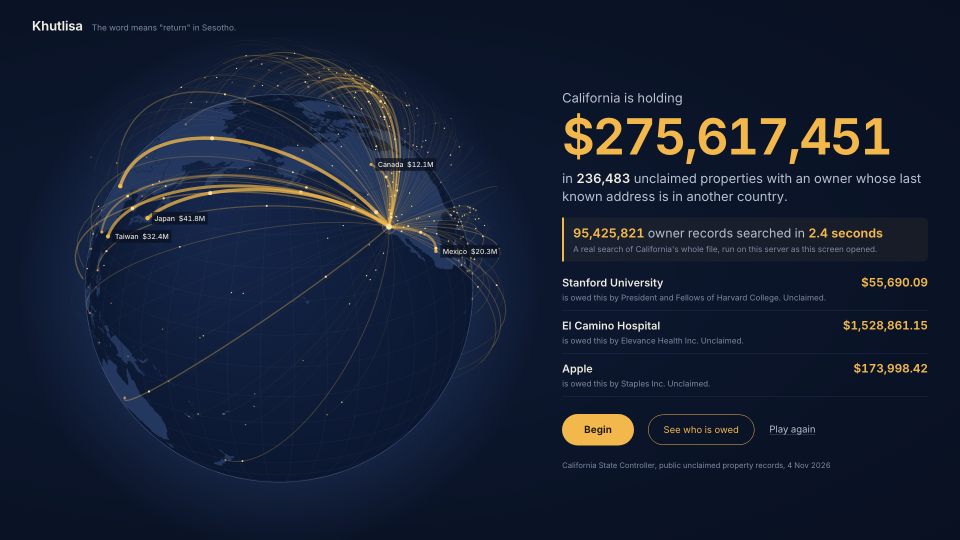
#> input picture docs/shots/opening.png, 1920 x 1080 px (shown at 1/2 size)
$ python -i rings.py   (imports and definitions only)
#> lines starting #> are read from the running program, lines starting #| are printed output that depends on the picture
### src/khutlisa/names.py
"""Name handling: how one person's name shows up differently across borders and decades."""
from __future__ import annotations

import re
import unicodedata
from dataclasses import dataclass, field
from itertools import permutations

_PUNCT = re.compile(r"[^A-Z0-9 ]+")
_SPACE = re.compile(r"\s+")
# Words that carry no identity in an owner field.
NOISE = {"MR", "MRS", "MS", "DR", "JR", "SR", "II", "III", "IV", "EST", "ESTATE", "OF", "THE", "AND", "OR",
         "TTEE", "TRUSTEE", "TRUST", "CUST", "UTMA", "JT", "TEN", "DEC", "DECD", "DECEASED", "FBO", "ETAL"}
# Particles that are written joined or apart depending on the clerk.
PARTICLES = {"DE", "DEL", "DELA", "DELOS", "LA", "LOS", "LAS", "VAN", "VON", "DER", "DEN", "DI", "DA", "DOS", "BIN",
             "BINTI", "AL", "EL", "ST", "SAN", "SANTA", "MC", "MAC", "O"}
ORG_WORDS = {"INC", "LLC", "LLP", "LP", "CORP", "CORPORATION", "CO", "COMPANY", "LTD", "LIMITED", "BANK",
             "UNIVERSITY", "COLLEGE", "CITY", "COUNTY", "STATE", "DEPT", "DEPARTMENT", "ASSOCIATION", "ASSN",
             "FOUNDATION", "CHURCH", "HOSPITAL", "SCHOOL", "DISTRICT", "GROUP", "PARTNERS", "SERVICES", "SA", "AG",
             "GMBH", "PLC", "PTY", "KK", "SDN", "BHD", "NV", "BV", "SPA", "SRL", "FUND", "INSURANCE", "AUTHORITY"}
# Common romanisation swaps (applied as alternatives, never as replacements).
ROMAN = [("PH", "F"), ("V", "B"), ("Z", "S"), ("Y", "I"), ("CK", "K"), ("C", "K"), ("OU", "U"), ("OO", "U"),
         ("EE", "I"), ("KH", "H"), ("ZH", "J"), ("X", "SH"), ("Q", "CH"), ("TS", "C"), ("W", "V"), ("H", "")]


def normalise(text: str) -> str:
    """Upper-case ASCII with single spaces: 'Núñez-O'Brien, María' -> 'NUNEZ OBRIEN MARIA'."""
    if not text:
        return ""
    t = unicodedata.normalize("NFKD", text)
    t = "".join(c for c in t if not unicodedata.combining(c)).upper().replace("'", "").replace("’", "")
    return _SPACE.sub(" ", _PUNCT.sub(" ", t)).strip()


def tokens(text: str) -> list[str]:
    return [t for t in normalise(text).split() if t not in NOISE]


def is_organisation(name: str) -> bool:
    return any(t in ORG_WORDS for t in normalise(name).split())


# Particles a clerk may join to the family name ('DELACRUZ', 'MCDONALD'). Longest first.
JOINED_PARTICLES = [("DELOS", ["DE LOS", "DELOS"]), ("DELAS", ["DE LAS", "DELAS"]), ("DELA", ["DE LA", "DELA"]),
                    ("DEL", ["DEL"]), ("DE", ["DE"]), ("MAC", ["MAC"]), ("MC", ["MC"]), ("VANDER", ["VAN DER", "VANDER"]),
                    ("VANDEN", ["VAN DEN", "VANDEN"]), ("VAN", ["VAN"]), ("VON", ["VON"])]
# The particles whose bearer is also met under the bare name ('CRUZ' for 'DELACRUZ', 'LEON' for 'DE LEON').
DROPPABLE = ["DELOS", "DELAS", "DELA", "DEL", "DE"]
_PARTICLE_PAIRS = {"DELA": ["DE", "LA"], "DELOS": ["DE", "LOS"], "DELAS": ["DE", "LAS"]}


# [40 lines left out: functions split_joined, particle_spellings, droppable_rest, not called in this run]


# Familiar forms of given names in English, Spanish and Filipino use. Each line is one formal name and the short
# forms people answer to. A short form may stand under more than one formal name (TONY, LITA, NENA).
_NICKNAME_LINES = """
WILLIAM: BILL BILLY WILL
ROBERT: BOB BOBBY ROB
RICHARD: RICK DICK
JAMES: JIM JIMMY
JOHN: JACK JOHNNY
JOSEPH: JOE
MICHAEL: MIKE
THOMAS: TOM TOMMY
CHARLES: CHARLIE CHUCK
EDWARD: ED EDDIE TED
DANIEL: DAN DANNY
DAVID: DAVE
STEPHEN: STEVE
STEVEN: STEVE
CHRISTOPHER: CHRIS
MATTHEW: MATT
ANTHONY: TONY
ANDREW: ANDY
BENJAMIN: BEN
SAMUEL: SAM
ALEXANDER: ALEX
NICHOLAS: NICK
PATRICK: PAT
PETER: PETE
KENNETH: KEN
LAWRENCE: LARRY
RONALD: RON
DONALD: DON
TIMOTHY: TIM
FREDERICK: FRED
HENRY: HANK
GERALD: JERRY
RAYMOND: RAY
MARGARET: PEGGY MEG MAGGIE
ELIZABETH: BETTY BETH LIZ
KATHERINE: KATE KATHY
CATHERINE: CATHY KATE
PATRICIA: PAT PATTY
JENNIFER: JEN JENNY
BARBARA: BARB
DOROTHY: DOT DOTTIE
SUSAN: SUE
DEBORAH: DEBBIE
REBECCA: BECKY
VICTORIA: VICKY
CHRISTINE: CHRIS TINA
JACQUELINE: JACKIE
CYNTHIA: CINDY
PAMELA: PAM
JUDITH: JUDY
KIMBERLY: KIM
JOSE: PEPE
FRANCISCO: PACO PANCHO CHITO KIKO
ANTONIO: TONY TONO
IGNACIO: NACHO
GUILLERMO: MEMO
JESUS: CHUY
ENRIQUE: QUIQUE
EDUARDO: LALO
ALBERTO: BETO
ROBERTO: BETO
MANUEL: MANNY MANOLO
RAFAEL: RAFA
SALVADOR: CHAVA
LUIS: LUCHO
FERNANDO: NANDO
RODOLFO: RUDY
GUADALUPE: LUPE LUPITA
DOLORES: LOLA
CONCEPCION: CONCHA CONNIE
ROSARIO: CHARO
MERCEDES: MECHE
JOSEFINA: PEPITA JOSIE
FRANCISCA: PAQUITA
TERESA: TERE TESS
MAGDALENA: NENA LENA
ELENA: NENA
ISABEL: CHABELA
GRACIELA: CHELA
CONSUELO: CHELO
BEATRIZ: BETTY BEA
MARIA: MARI
JUNIOR: JUN
JOSELITO: LITO
ANGELITO: LITO
EMMANUEL: MANNY
CORAZON: CORA CORY
REMEDIOS: REMY
TERESITA: TESSIE TESS
""".strip().splitlines()


def _nickname_table() -> dict[str, frozenset[str]]:
    table: dict[str, set[str]] = {}
    for line in _NICKNAME_LINES:
        formal, short = line.split(":")
        group = {normalise(formal)} | {normalise(w) for w in short.split()}
        for name in group:
            table.setdefault(name, set()).update(group - {name})
    return {k: frozenset(v) for k, v in table.items()}


NICKNAMES = _nickname_table()


def nickname_forms(token: str) -> frozenset[str]:
    """Other given names the same person may be recorded under: BILL for WILLIAM, WILLIAM and WILL for BILL."""
    return NICKNAMES.get(token, frozenset())


# [23 lines left out: functions near_spelling, near_spelling_pattern, not called in this run]


@dataclass
class Person:
    """Everything a claimant has ever been called."""
    given: list[str]                      # given names in any order of use
    family: list[str]                     # every family name used: birth, married, both halves of a double surname
    aliases: list[str] = field(default_factory=list)   # full strings exactly as once written on a document

    # [78 lines left out: functions family_keys, family_wholes, family_cores, given_keys, romanisations, orderings, not called in this run]


# The same steps are run in SQL when the registers are loaded (see registers.PHON_SQL). Keep the two in step.
_PHON_STEPS = [("PH", "F"), ("CK", "K"), ("KH", "K"), ("GH", "G"), ("SCH", "S"), ("SH", "S"), ("CH", "S"),
               ("TS", "S"), ("TZ", "S"), ("ZH", "S"), ("Q", "K"), ("C", "K"), ("X", "S"), ("Z", "S"), ("J", "S"),
               ("V", "B"), ("W", "B"), ("Y", "I"), ("D", "T"), ("G", "K"), ("M", "N"), ("H", "")]


_PHON_LETTERS = "BFKLNPRSTAEIOU"


# [12 lines left out: function phonetic, not called in this run]

### src/khutlisa/rings.py
"""Rings: organised false claims, caught by looking across the whole queue.

One claim on its own can look sound. A ring shows only when claims are put side by side: one bank account that
receives for several claimants, one picture of an identity document used again with small edits, one contact
behind several names. Everything here is comparison and arithmetic over the claim files. No language model is
involved.

How it works, in order:

1. Each pair of claims is compared on the signals in POINTS. A signal between two claims is an edge, and it
   carries the shared element (masked) and a fixed number of points.
2. Two claims are linked when the points between them reach LINK_AT and at least one of the signals is a linking
   signal (LINKING). The weak signals (a shared network, a shared device, a burst, an address, an account name,
   a pattern in the readings) never link two claims by themselves.
3. Linked claims form groups (connected groups of the graph).
4. A group's rating is a plain sum: each signal found between any two of its claims counts once, at its fixed
   value, plus fixed points for the size of the group. A group is flagged when the sum reaches FLAG_AT.
5. Every claim in a flagged group is held: no approval and no payment, until a person at the holder releases it
   with a reason.

Two honest situations are taken out before any signal counts (see `same_person` and `household`): one person with
up to SAME_PERSON_MAX properties, and members of one family at one address.
"""
from __future__ import annotations

import base64
import hashlib
import hmac
import json
import os
import re
import secrets
from datetime import datetime
from decimal import Decimal
from functools import lru_cache
from pathlib import Path

from rapidfuzz.distance import Levenshtein

from . import claims as cl
from . import documents
from .names import normalise, tokens

# ---- the points: every one is named and has a fixed value ----------------------------------------------------

# kind: (points, the words for the points table, the short word on the graph)
POINTS: dict[str, tuple[int, str, str]] = {
    "account": (60, "the same bank account receives for different claimants", "bank account"),
    "document": (60, "the same document file is used in different claims", "same file"),
    "image": (50, "a near-identical picture of an identity document is used in different claims", "near-identical picture"),
    "email": (30, "the same email address is used by different claimants", "email"),
    "phone": (30, "the same phone number is used by different claimants", "phone"),
    "name_variant": (25, "claimant names that are one or two letters apart claim different properties", "name variants"),
    "device": (20, "the claims were opened from the same network with the same browser", "device"),
    "account_name": (15, "accounts in the same holder's name receive for different claimants", "account name"),
    "reading_pattern": (15, "the same field of the same kind of document disagrees between its two readings", "readings disagree"),
    "network": (10, "the claims were opened from the same network", "network"),
    "address": (10, "the same typed address is used by different claimants", "address"),
    "burst": (10, "many claims for one holder were opened in a short time", "burst"),
}
SIZE_POINTS = ((5, 20, "five or more claims are linked"), (3, 10, "three or more claims are linked"))
# The signals that can link two claims. The others only add to a group that something else has already linked.
LINKING = frozenset({"account", "document", "image", "email", "phone", "name_variant"})
LINK_AT = 30      # points between two claims at which they are linked
FLAG_AT = 60      # points of a group at which every claim in it is held

SAME_PERSON_MAX = 3        # one person may have this many properties before the claims count as separate again
NEAR_IMAGE_TILES = 8       # of 96: two images that differ in this many tiles or fewer are near-identical
BURST_MINUTES = 30
BURST_CLAIMS = 4           # this many claims on different properties of one holder inside the window
PATTERN_CLAIMS = 3         # the same field must disagree in this many claims before it is a pattern
NETWORK_CROWD = 10         # a network behind more claims than this is shared by too many people to mean anything
MONEY_GONE = (cl.PAYING, cl.PAID)

RULE = (f"Two claims are linked when the signals between them add up to {LINK_AT} points or more and one of them "
        "is a bank account, a document, an email, a phone number or a name variant. A group of linked claims is "
        f"held when its points add up to {FLAG_AT} or more. Each signal counts once in a group, at a fixed value. "
        "A shared network, a shared device, a burst, an address, an account name or a pattern in the readings "
        "never links claims and never holds a claim alone.")
FIXED_RULE = ("A fixed rule, not yours to switch off: linked claims are held before any money moves. Only a person "
              "releases one, with a reason.")
HELD_FOR_CLAIMANT = ("No money can move on this claim for now. A safety check at the holder has paused it, and a "
                     "person there has to release it. Nothing is needed from you at this moment.")

_STREET_WORDS = {"STREET": "ST", "AVENUE": "AVE", "AVENIDA": "AV", "ROAD": "RD", "BOULEVARD": "BLVD", "DRIVE": "DR",
                 "LANE": "LN", "APARTMENT": "APT", "CALLE": "C", "NUMBER": "NO", "BARANGAY": "BRGY"}
_GMAIL = {"gmail.com", "googlemail.com"}


def _money(amount, currency: str = "USD") -> str:
    value = Decimal(str(amount or 0))
    return f"${value:,.2f}" if currency == "USD" else f"{value:,.2f} {currency}"


def _count(n: int, one: str, many: str | None = None) -> str:
    return f"{n} {one if n == 1 else (many or one + 's')}"


# ---- normalising and masking ---------------------------------------------------------------------------------

# [30 lines left out: functions email_key, phone_key, address_key, account_key, not called in this run]


def name_key(name: str) -> tuple[str, ...]:
    return tuple(sorted(tokens(name)))


def mask_account(number: str) -> str:
    return "account ending " + re.sub(r"[^0-9A-Za-z]", "", number or "")[-4:]


def mask_email(email: str) -> str:
    local, _, domain = (email or "").partition("@")
    return f"{local[:1]}···@{domain}"


def mask_phone(phone: str) -> str:
    return "phone ending " + re.sub(r"\D", "", phone or "")[-2:]


def mask_address(address: str) -> str:
    return "an address starting " + " ".join((address or "").split())[:6].strip() + "···"


# [4 lines left out: function mask_person, not called in this run]


# ---- the perceptual hash of an image -------------------------------------------------------------------------
#
# One whole-image hash of 64 or 256 bits cannot tell "one picture with a word changed" from "two people's cards
# printed from one template": measured on sample cards, both sit about as many bits apart. So the picture is
# hashed tile by tile. The image is made grey, stretched to full contrast and shrunk to 96 by 64 points, which is
# 12 by 8 tiles of 8 by 8 points. Two tiles are the same when their brightness and their pattern both agree
# within a fixed tolerance. The distance between two images is the number of tiles that differ, from 0 to 96 (a
# Hamming distance over tiles). Saving a picture again, scaling it or brightening it leaves every tile the same;
# changing a name changes the few tiles the name sits in; another person's card differs in the name, the photo,
# the numbers and the dates.

TILES_ACROSS, TILES_DOWN, TILE = 12, 8, 8
TILES = TILES_ACROSS * TILES_DOWN
TILE_MEAN_APART = 24       # grey levels (of 255) between the brightness of two tiles before they differ
TILE_PATTERN_APART = 8     # mean grey levels between the patterns of two tiles before they differ


def image_hash(path: Path | str) -> str | None:
    """The tile hash of an image file, as text (the 96 by 64 grey points in base 64). None for a file Pillow
    cannot open: a PDF, a format it does not know, a damaged file. Those are compared by their SHA-256 only."""
#> called with path = '../../docs/shots/opening.png'
    try:
        from PIL import Image, ImageOps
        with Image.open(path) as image:
#> image is the input picture: PIL image 1920x1080 RGB; mean R, G, B 21.8, 30.9, 50.3
            grey = ImageOps.autocontrast(image.convert("L"), cutoff=1)
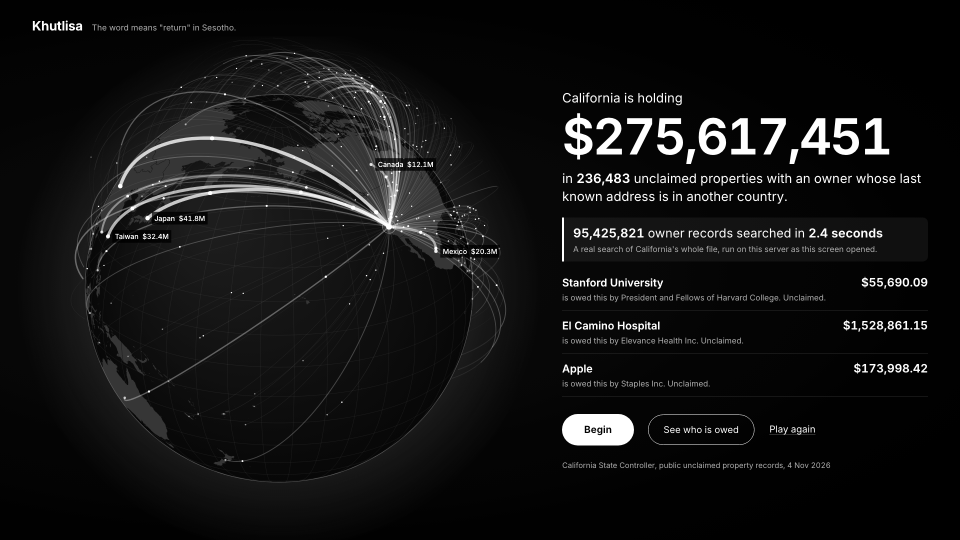
#> grey: PIL image 1920x1080 L (shown at 1/2 size); min 0, max 255, mean 19.1
            small = grey.resize((TILES_ACROSS * TILE, TILES_DOWN * TILE), Image.LANCZOS)
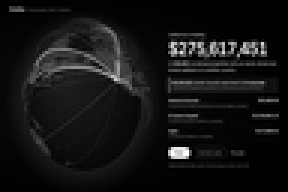
#> small: PIL image 96x64 L (shown 3 times larger); min 0, max 255, mean 19.3
            return base64.b64encode(small.tobytes()).decode()
    except Exception:
        return None


# [147 lines left out: functions _tiles, tiles_apart, _close, name_variant, _bank, features and 2 more, not called in this run]


_HOUSEHOLD_STILL_COUNTS = frozenset({"account", "reading_pattern"})
_IDENTITY_WEIGHTS = documents.TIES_A_PERSON_TO_THE_OWNER


def _is_identity(kind: str) -> bool:
    return documents.WEIGHT.get(kind) in _IDENTITY_WEIGHTS


# ---- the graph -----------------------------------------------------------------------------------------------

def _pairs(ids):
    ids = sorted(set(ids))
    return [(a, b) for i, a in enumerate(ids) for b in ids[i + 1:]]


# [224 lines left out: functions analyse, points_table, shared_elements, not called in this run]


# ---- the status of one claim ---------------------------------------------------------------------------------

HELD, SUSPENDED, RELEASED, PAID_BEFORE, CLOSED, CLEAR = "held", "suspended", "released", "paid_before", "closed", "clear"
BLOCKED = (HELD, SUSPENDED)


# [70 lines left out: functions status_for, reasons_in_words, group_card, release_card, not called in this run]


# ---- the detector kept beside a claim store ------------------------------------------------------------------

class Rings:
    """Looks across every claim file in a store, keeps each claim's risk state up to date, and refuses approvals
    and payments on held claims. The analysis is worked out again only when a claim file has changed."""

    # [4 lines left out: function __init__, not called in this run]

    # ---- the fingerprint of where a claim was opened from ----

    @property
    def salt_path(self) -> Path:
        return self.store.folder / "origin_salt.txt"

    # [25 lines left out: functions _salt, fingerprint, on_create, not called in this run]

    # ---- image hashes, worked out once per file ----

    @property
    def hashes_path(self) -> Path:
        return self.store.folder / "image_hashes.json"

    # [125 lines left out: functions hashes_for, _inputs, analysis, _apply, sync, _refuse_if_blocked, not called in this run]

    def check_approval(self, claim: dict) -> None:
        """An approval check for ClaimStore.approval_checks: refuses while the claim is held."""
        self._refuse_if_blocked(claim, for_claimant=False)

    # [96 lines left out: functions check_payment, release, view, measurement, not called in this run]

>>> result = image_hash('../../docs/shots/opening.png')
